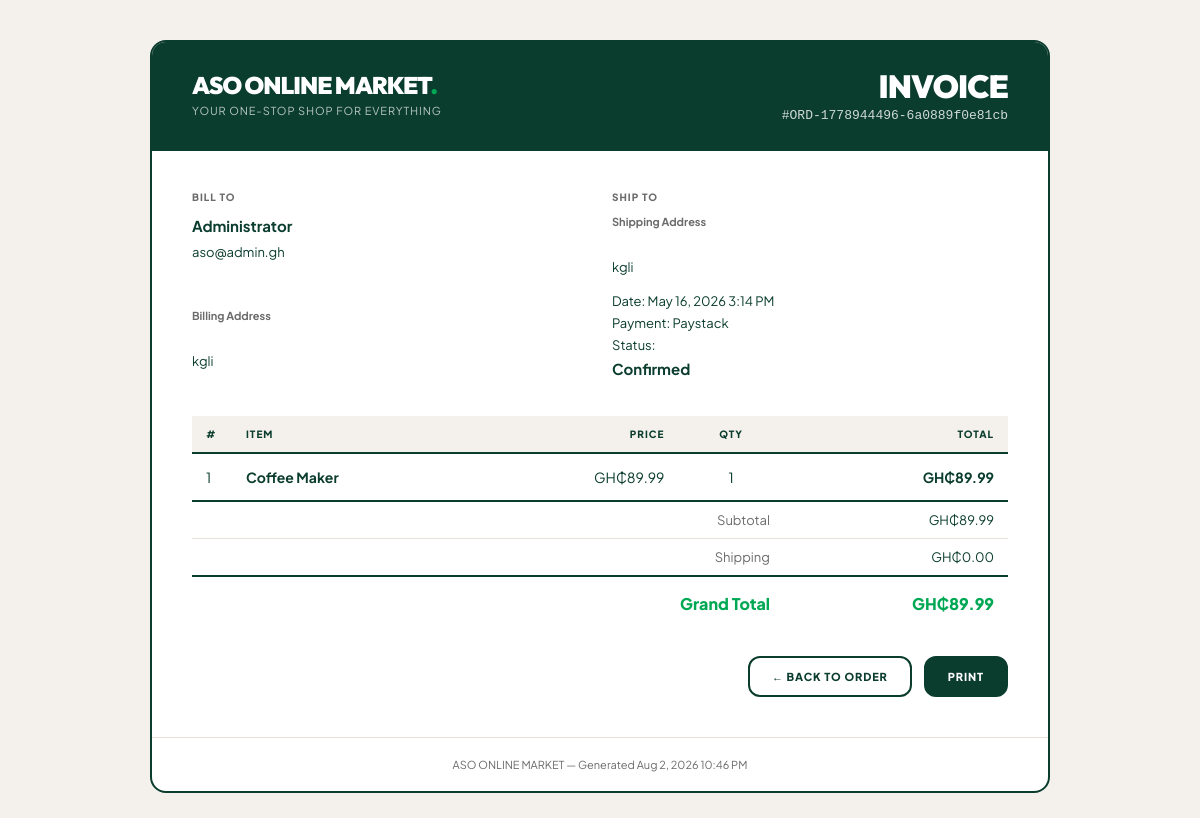
Screenshot of /admin/invoice.php?order_id=3 (signed in) with the database file from the repository.
### tables this page shows
CREATE TABLE IF NOT EXISTS orders (
    order_id INT AUTO_INCREMENT PRIMARY KEY,
    user_id INT NOT NULL,
    order_number VARCHAR(50) UNIQUE,
    total_amount DECIMAL(10, 2) NOT NULL,
    order_status ENUM('pending', 'processing', 'confirmed', 'shipped', 'delivered', 'cancelled') DEFAULT 'pending',
    payment_method VARCHAR(50) DEFAULT 'cash_on_delivery',
    payment_reference VARCHAR(255) NULL,
    payment_status ENUM('pending', 'completed', 'paid', 'failed', 'cancelled') DEFAULT 'pending',
    shipping_address TEXT NOT NULL,
    billing_address TEXT NOT NULL,
    email VARCHAR(255) NULL,
    phone VARCHAR(20) NULL,
    order_notes TEXT,
    order_date TIMESTAMP DEFAULT CURRENT_TIMESTAMP,
    updated_at TIMESTAMP DEFAULT CURRENT_TIMESTAMP ON UPDATE CURRENT_TIMESTAMP,
    FOREIGN KEY (user_id) REFERENCES users(user_id) ON DELETE CASCADE
);

CREATE TABLE IF NOT EXISTS users (
    user_id INT AUTO_INCREMENT PRIMARY KEY,
    name VARCHAR(100) NOT NULL,
    email VARCHAR(100) UNIQUE NOT NULL,
    password VARCHAR(255) NOT NULL,
    phone VARCHAR(20),
    address TEXT,
    role ENUM('customer', 'admin') DEFAULT 'customer',
    created_at TIMESTAMP DEFAULT CURRENT_TIMESTAMP,
    updated_at TIMESTAMP DEFAULT CURRENT_TIMESTAMP ON UPDATE CURRENT_TIMESTAMP
);

CREATE TABLE IF NOT EXISTS order_items (
    order_item_id INT AUTO_INCREMENT PRIMARY KEY,
    order_id INT NOT NULL,
    product_id INT NOT NULL,
    quantity INT NOT NULL,
    price DECIMAL(10, 2) NOT NULL,
    FOREIGN KEY (order_id) REFERENCES orders(order_id) ON DELETE CASCADE,
    FOREIGN KEY (product_id) REFERENCES products(product_id) ON DELETE CASCADE
);

CREATE TABLE IF NOT EXISTS products (
    product_id INT AUTO_INCREMENT PRIMARY KEY,
    category_id INT NOT NULL,
    subcategory_id INT NULL,
    name VARCHAR(255) NOT NULL,
    sku VARCHAR(100) NULL UNIQUE,
    description TEXT,
    features TEXT,
    price DECIMAL(10, 2) NOT NULL,
    original_price DECIMAL(10, 2) NULL,
    stock_quantity INT NOT NULL DEFAULT 0,
    low_stock_threshold INT NULL,
    status ENUM('draft','published') NOT NULL DEFAULT 'published',
    is_featured TINYINT(1) NOT NULL DEFAULT 0,
    image VARCHAR(255),
    has_multiple_images TINYINT(1) DEFAULT 0,
    main_image_id INT NULL,
    average_rating DECIMAL(3,2) DEFAULT 0.00,
    review_count INT DEFAULT 0,
    view_count INT DEFAULT 0,
    created_at TIMESTAMP DEFAULT CURRENT_TIMESTAMP,
    updated_at TIMESTAMP DEFAULT CURRENT_TIMESTAMP ON UPDATE CURRENT_TIMESTAMP,
    FOREIGN KEY (category_id) REFERENCES categories(category_id) ON DELETE CASCADE,
    FOREIGN KEY (subcategory_id) REFERENCES subcategories(subcategory_id) ON DELETE SET NULL
);

### includes/db.php (called while the page is built, shortened)
<?php
if (!isset($currency_symbol)) {
    $currency_symbol = 'GH₵';
}
if (!function_exists('formatCurrency')) {
    function formatCurrency($amount) {
        global $currency_symbol;
        $num = is_numeric($amount) ? (float)$amount : 0.0;
        return $currency_symbol . number_format($num, 2);
    }
}
if (!function_exists('loadSiteSettings')) {
    function loadSiteSettings($pdo) {
        $settings = [];
        if ($pdo) {
            try {
                $stmt = $pdo->query("SELECT setting_key, setting_value FROM site_settings");
                while ($row = $stmt->fetch(PDO::FETCH_ASSOC)) {
                    $settings[$row['setting_key']] = $row['setting_value'];
                }
            } catch (PDOException $e) {
            }
        }
        return $settings;
    }
}
?>

### admin/invoice.php (the view, shortened to what this page needs)
<?php
require_once '../includes/db.php';
$order_id = (int)($_GET['order_id'] ?? 0);
$settings = loadSiteSettings($pdo);
$site_name = $settings['site_name'] ?? 'ASO Online Market';
$site_desc = $settings['site_description'] ?? '';
try {
    $stmt = $pdo->prepare('SELECT o.*, u.name AS customer_name, u.email AS customer_email, u.phone AS customer_phone
                           FROM orders o JOIN users u ON u.user_id = o.user_id WHERE o.order_id = ?');
    $stmt->execute([$order_id]);
    $order = $stmt->fetch();
    $stmt = $pdo->prepare('SELECT oi.*, p.name, oi.price, (oi.price * oi.quantity) as total_price
                          FROM order_items oi
                          JOIN products p ON p.product_id = oi.product_id
                          WHERE oi.order_id = ?');
    $stmt->execute([$order_id]);
    $items = $stmt->fetchAll();
} catch (PDOException $e) {
    http_response_code(500);
    echo 'Error: ' . htmlspecialchars($e->getMessage());
    exit;
}
$order_number = $order['order_number'] ?? str_pad($order_id, 6, '0', STR_PAD_LEFT);
$order_date = $order['order_date'];
$payment_method = ucwords(str_replace('_', ' ', $order['payment_method'] ?? 'not specified'));
$order_status = ucfirst($order['order_status'] ?? 'pending');
$phoneDisplay = $order['phone'] ?? '';
$subtotal = 0;
foreach ($items as $it) {
    $subtotal += $it['price'] * $it['quantity'];
}
$shipping = max(0, (float)$order['total_amount'] - $subtotal);
?>
<!DOCTYPE html>
<html lang="en">
<head>
</head>
<body>
<div class="invoice-box">
    <div class="invoice-header">
        <div>
            <div class="brand"><?php echo htmlspecialchars($site_name); ?><span>.</span></div>
            <?php if ($site_desc): ?>
                <div class="brand-sub"><?php echo htmlspecialchars($site_desc); ?></div>
            <?php endif; ?>
        </div>
        <div class="invoice-title">
            <h1>Invoice</h1>
            <div>#<?php echo htmlspecialchars($order_number); ?></div>
        </div>
    </div>
    <div class="invoice-body">
        <div class="meta-grid">
            <div class="meta-block">
                <h6>Bill To</h6>
                <p>
                    <strong><?php echo htmlspecialchars($order['customer_name']); ?></strong>
                    <?php echo htmlspecialchars($order['customer_email']); ?><br>
                    <?php echo htmlspecialchars($phoneDisplay ?: ($order['customer_phone'] ?? '')); ?><br>
                    <br>
                    <strong style="font-size:11px;color:var(--mid-gray);">Billing Address</strong><br>
                    <?php echo nl2br(htmlspecialchars($order['billing_address'])); ?>
                </p>
            </div>
            <div class="meta-block">
                <h6>Ship To</h6>
                <p>
                    <strong style="font-size:11px;color:var(--mid-gray);">Shipping Address</strong><br>
                    <?php echo nl2br(htmlspecialchars($order['shipping_address'])); ?>
                </p>
                <p style="margin-top:12px;">
                    Date: <?php echo date('M j, Y g:i A', strtotime($order_date)); ?><br>
                    Payment: <?php echo htmlspecialchars($payment_method); ?><br>
                    Status: <strong><?php echo htmlspecialchars($order_status); ?></strong>
                </p>
            </div>
        </div>
        <table class="inv-table">
            <thead>
            <tr>
                <th style="width:40px;">#</th>
                <th>Item</th>
                <th class="num">Price</th>
                <th class="center">Qty</th>
                <th class="num">Total</th>
            </tr>
            </thead>
            <tbody>
            <?php $i = 1; foreach ($items as $it): $line = $it['price'] * $it['quantity']; ?>
                <tr>
                    <td><?php echo $i++; ?></td>
                    <td><strong><?php echo htmlspecialchars($it['name']); ?></strong></td>
                    <td class="num"><?php echo formatCurrency($it['price']); ?></td>
                    <td class="center"><?php echo (int)$it['quantity']; ?></td>
                    <td class="num"><strong><?php echo formatCurrency($line); ?></strong></td>
                </tr>
            <?php endforeach; ?>
            </tbody>
            <tfoot>
            <tr>
                <td colspan="4" style="color:var(--mid-gray);">Subtotal</td>
                <td class="num"><?php echo formatCurrency($subtotal); ?></td>
            </tr>
            <tr>
                <td colspan="4" style="color:var(--mid-gray);">Shipping</td>
                <td class="num"><?php echo formatCurrency($shipping); ?></td>
            </tr>
            <tr class="grand-total">
                <td colspan="4">Grand Total</td>
                <td class="num"><?php echo formatCurrency($order['total_amount']); ?></td>
            </tr>
            </tfoot>
        </table>
        <div class="no-print">
            <a href="order_details.php?id=<?php echo $order_id; ?>" class="btn">← Back to Order</a>
            <button class="btn btn-primary" onclick="window.print()">Print</button>
        </div>
    </div>
    <div class="invoice-footer">
        <?php echo htmlspecialchars($site_name); ?> — Generated <?php echo date('M j, Y g:i A'); ?>
    </div>
</div>
</body>
</html>

### admin/invoice.php (style rules this page uses)
:root { --ink: #0B3D2E; --red: #00A854; --off: #F4F1EC; --mid-gray: #6B6B6B; --light-gray: #E5E1DA; }
* { margin: 0; padding: 0; box-sizing: border-box; }
body { background: var(--off); font-family: 'Plus Jakarta Sans', -apple-system, sans-serif; color: var(--ink); padding: 40px 20px; -webkit-print-color-adjust: exact; print-color-adjust: exact; }
.invoice-box { max-width: 900px; margin: 0 auto; background: #fff; border: 2px solid var(--ink); border-radius: 16px; overflow: hidden; }
.invoice-header { background: var(--ink); color: #fff; padding: 28px 40px; display: flex; justify-content: space-between; align-items: flex-start; gap: 24px; }
.brand { font-family: 'Outfit', sans-serif; font-weight: 900; font-size: 24px; letter-spacing: -0.04em; text-transform: uppercase; }
.brand span { color: var(--red); }
.brand-sub { font-size: 11px; opacity: 0.7; letter-spacing: 0.08em; text-transform: uppercase; margin-top: 4px; }
.invoice-title { text-align: right; }
.invoice-title h1 { font-family: 'Outfit', sans-serif; font-weight: 900; font-size: 32px; letter-spacing: -0.03em; text-transform: uppercase; line-height: 1; }
.invoice-title div { font-size: 13px; opacity: 0.8; margin-top: 6px; font-family: monospace; }
.invoice-body { padding: 40px; }
.meta-grid { display: grid; grid-template-columns: 1fr 1fr; gap: 24px; margin-bottom: 32px; }
.meta-block h6 { font-size: 10px; font-weight: 800; text-transform: uppercase; letter-spacing: 0.1em; color: var(--mid-gray); margin-bottom: 10px; }
.meta-block p { font-size: 13px; line-height: 1.7; color: var(--ink); }
.meta-block p strong { display: block; font-size: 15px; margin-bottom: 2px; }
table.inv-table { width: 100%; border-collapse: collapse; margin-bottom: 24px; }
.inv-table th { background: var(--off); padding: 12px 14px; text-align: left; font-size: 10px; font-weight: 800; text-transform: uppercase; letter-spacing: 0.1em; color: var(--ink); border-bottom: 2px solid var(--ink); }
.inv-table th.num, .inv-table td.num { text-align: right; }
.inv-table th.center, .inv-table td.center { text-align: center; }
.inv-table td { padding: 14px; border-bottom: 1px solid var(--light-gray); font-size: 14px; }
.inv-table tbody tr:last-child td { border-bottom: 2px solid var(--ink); }
.inv-table tfoot td { padding: 10px 14px; font-size: 13px; text-align: right; }
.inv-table tfoot .grand-total td { font-size: 16px; font-weight: 800; color: var(--red); padding-top: 16px; border-top: 2px solid var(--ink); border-bottom: none; }
.no-print { margin-top: 32px; display: flex; gap: 12px; justify-content: flex-end; }
.btn { display: inline-flex; align-items: center; gap: 8px; border: 2px solid var(--ink); background: #fff; color: var(--ink); border-radius: 12px; padding: 12px 22px; font-family: 'Plus Jakarta Sans', sans-serif; font-weight: 800; font-size: 11px; text-transform: uppercase; letter-spacing: 0.08em; text-decoration: none; cursor: pointer; transition: background .2s, color .2s; }
.btn-primary { background: var(--ink); color: #fff; }
.invoice-footer { padding: 20px 40px; border-top: 1px solid var(--light-gray); text-align: center; font-size: 11px; color: var(--mid-gray); }

### rows the page displays
orders: order_number "ORD-1778944496-6a0889f0e81cb", user.name "Administrator", user.email "aso@admin.gh", billing_address "kgli", shipping_address "kgli", order_date "May 16, 2026 3:14 PM", payment_method "Paystack", order_status "Confirmed", total_amount "GH₵0.00", total_amount "GH₵89.99"
order_items: product.name "Coffee Maker", price "GH₵89.99", quantity "1", formatCurrency($line) "GH₵89.99"

### other values shown
$site_name "ASO ONLINE MARKET"
$site_desc "YOUR ONE-STOP SHOP FOR EVERYTHING"
formatCurrency($subtotal) "GH₵89.99"
